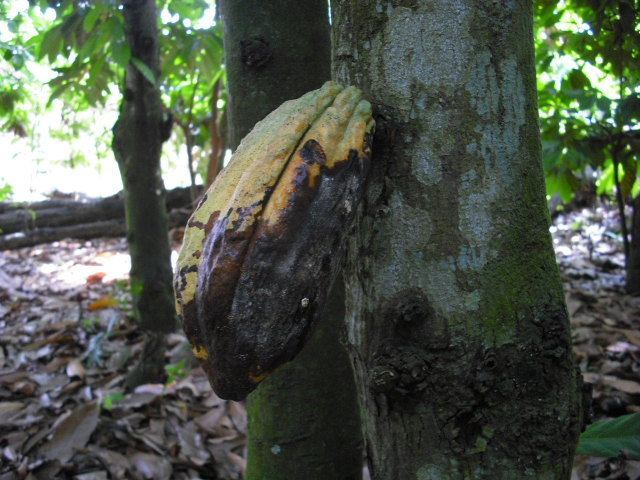
#> input picture ProjetMaladie/Project/objectDetect/dataset/black pod jaune/-5830375004779429379_121.jpg, 1280 x 960 px, found by its file name (shown at 1/2 size); its folder holds only this picture in this run
$ python generationFichierNumpy.py
#> lines starting #> are read from the running program, lines starting #| are printed output that depends on the picture
# IMPORT
import os
from PIL import Image
import numpy as np
from tqdm import tqdm
import os

"""
# Classe permettant de convertir notre dataset d'images en tableaux Numpy
"""


def launchConversion(pathData, pathNumpy, resizeImg, imgSize):
    """
    # Permet de lancer la conversion des images en tableau numpy
    :param pathData: chemin ou sont les
    :param pathNumpy:
    :param resizeImg:
    :param imgSize:
    """
#> called with pathNumpy = 'ProjetMaladie/Project/objectDetect/numpy', resizeImg = True, imgSize = (50, 50)

    #Variable pour stocker les labels (id) des nos classe
    labels = []

    #Pour chaque classe
    for imageClasse in os.listdir(pathData):
        pathImage = pathData + '\\' + imageClasse
        imgs = []

        #Ajouter le nom (id) de la classe courante à la liste
        labels.append(imageClasse)

        #Pour chaque image d'une classe, on la charge, resize et transforme en tableau
        for imgObject in tqdm(os.listdir(pathImage), "Conversion de la classe : '{}'".format(imageClasse)):
            imgObjectPath = pathImage + '\\' + imgObject
            img = Image.open(imgObjectPath)
#> img is the input picture: PIL image 1280x960 RGB; mean R, G, B 76.7, 84.3, 72.3
            img.load()
            if resizeImg == True:
                img = img.resize(size=imgSize)
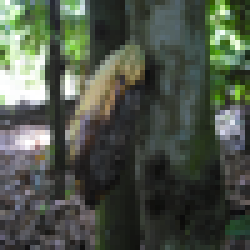
#> img: PIL image 50x50 RGB (shown 5 times larger); mean R, G, B 76.6, 84.3, 72.2

            data = np.asarray(img, dtype=np.float32)
            imgs.append(data)

        #Converti les gradients de pixels (allant de 0 à 255) vers des gradients compris entre 0 et 1
        imgs = np.asarray(imgs) / 255.

        #Enregistre une classe entiere en un fichier numpy
        np.save(pathNumpy + '\\ ' + imageClasse + '.npy', imgs)
#> pass 2 of the loop in launchConversion, `for imageClasse in os.listdir(pathData):`:
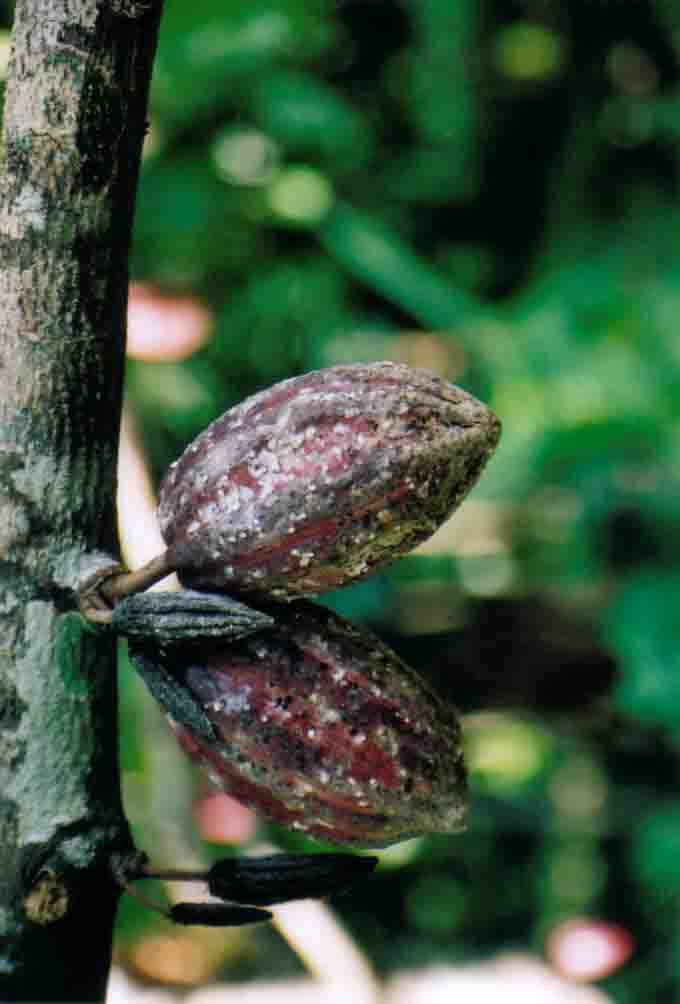
#> input picture ProjetMaladie/Project/objectDetect/dataset/cocoa midrid bleu/-5830375004779429358_121.jpg, 680 x 1004 px, found by its file name
#> in launchConversion, img is the input picture: PIL image 680x1004 RGB; mean R, G, B 61.1, 84.1, 61.5
#> in launchConversion, `img = img.resize(size=imgSize)`:
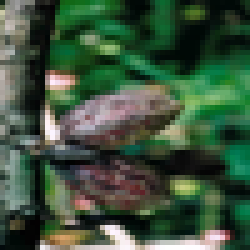
#> img: PIL image 50x50 RGB (shown 5 times larger); mean R, G, B 61, 84.1, 61.5

    #Definir le chemin du fichier des labels, ecrire la liste des labels (id) dans le fichier et fermer le fichier
    current_dir = os.path.dirname(__file__)
    pathClassesLabel = os.path.join(current_dir, 'label\\classes_label.py')
    fichier = open(pathClassesLabel, "w")
    fichier.write("labels = "+str(labels))
    fichier.close()

def main():
    """
    # Fonction main
    """

    current_dir = os.path.dirname(__file__)  # get current directory
    pathNumpy = os.path.join(current_dir, 'numpy')
    pathData = os.path.join(current_dir, 'dataset')
    resizeImg = True
    imgSize = (50, 50)
    launchConversion(pathData, pathNumpy, resizeImg, imgSize)


if __name__ == '__main__':
    """
    # MAIN
    """
    main()
